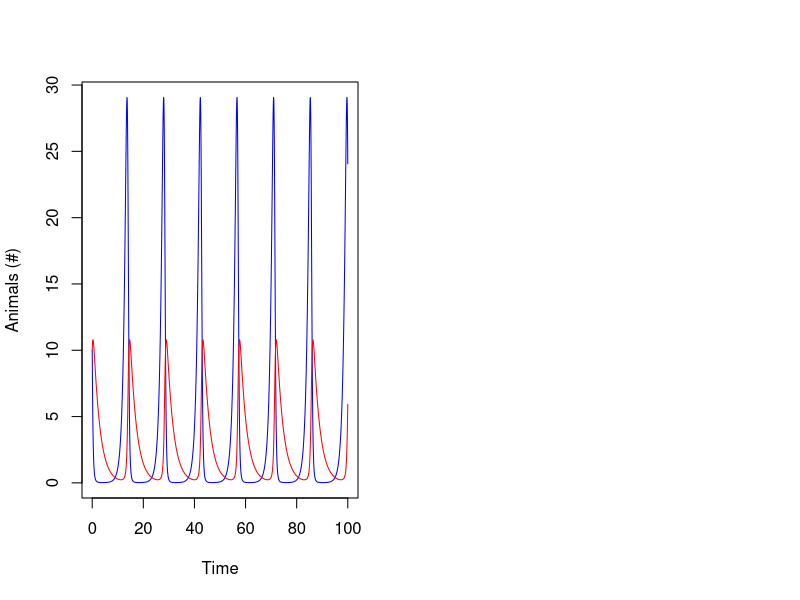

Here is the R script that generated this plot:
#install.packages(deSolve)
library(deSolve)

#predator prey L-V

par(mfrow=c(1,2)) #this code means that each plot window will fit two plots

#parameter values
alpha <-1.1
beta <- 0.4
gamma <- 0.1
delta <- 0.4

yini <- c(X = 10, Y = 10) #these are the initial population sizes, i.e., both predators and prey start with 10 individuals

#this code constructs the model
Lot_Vol <- function (t, y, parms) {
  with(as.list(y), {
    dX <- alpha * X - beta * X * Y #prey equation
    dY <- 0.1 * X * Y - 0.4 * Y #predator equation
    list(c(dX, dY))
  }) }

times <- seq(from = 0, 
             to = 100, 
             by = 0.01) #this code sets the time interval population size will be sampled
out <- ode(y = yini, 
           times = times, 
           func = Lot_Vol, 
           parms = NULL) #this code runs the model

head(out) #here you can see the data frame created by the model

#the code below plots the data from the data frame
plot(y=out[, "X"], 
     x = out[, "time"], 
     type = 'l', 
     col = "blue", 
     xlab = "Time", 
     ylab = "Animals (#)")
lines(y=out[, "Y"], 
      x = out[, "time"], 
      type = 'l', 
      col = "red")
